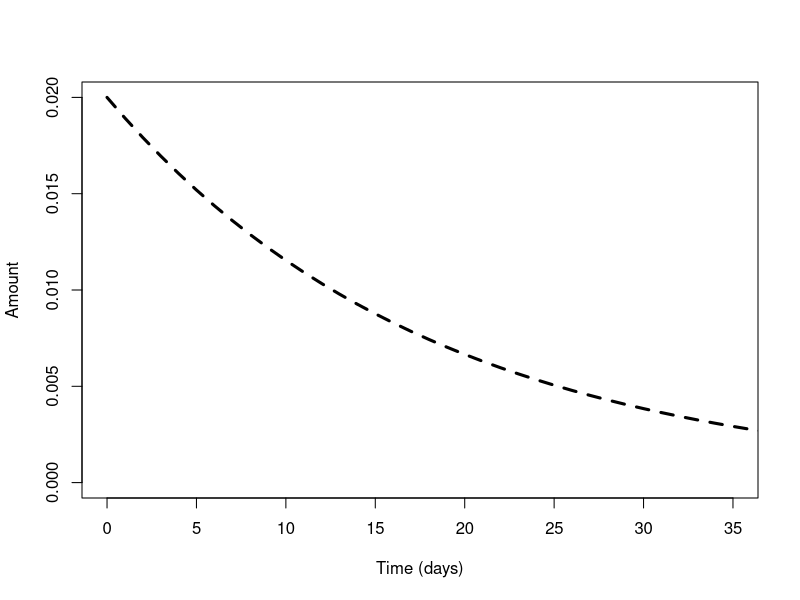
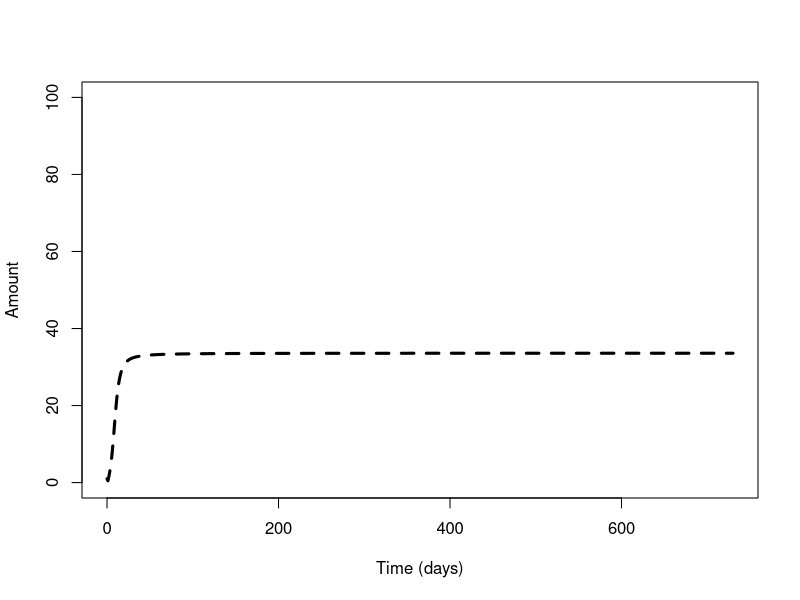
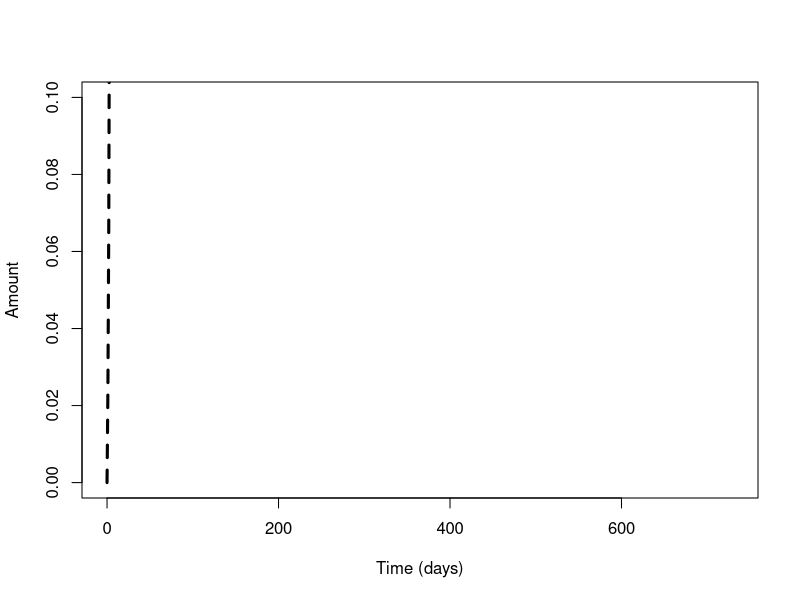
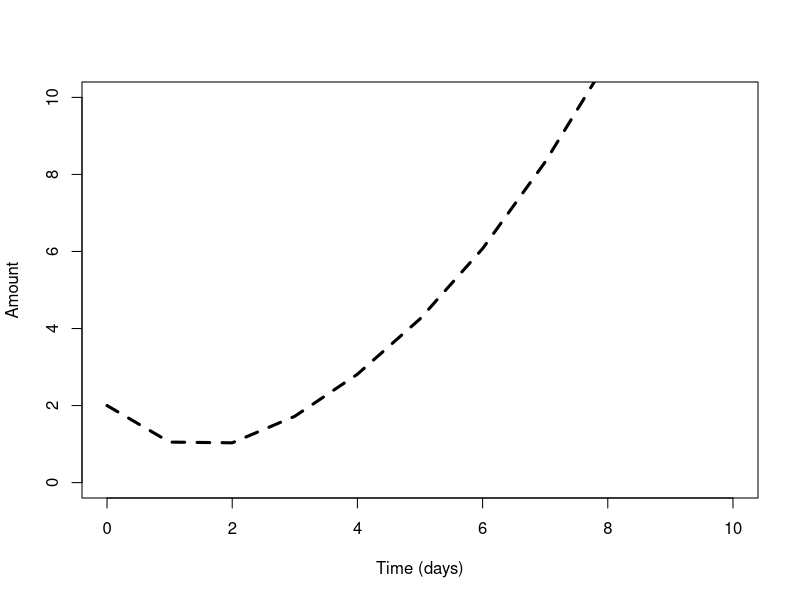
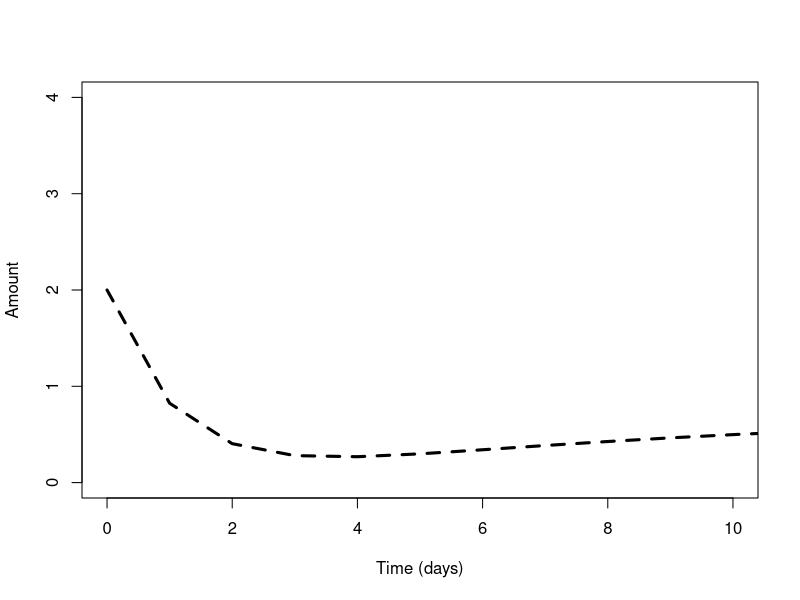
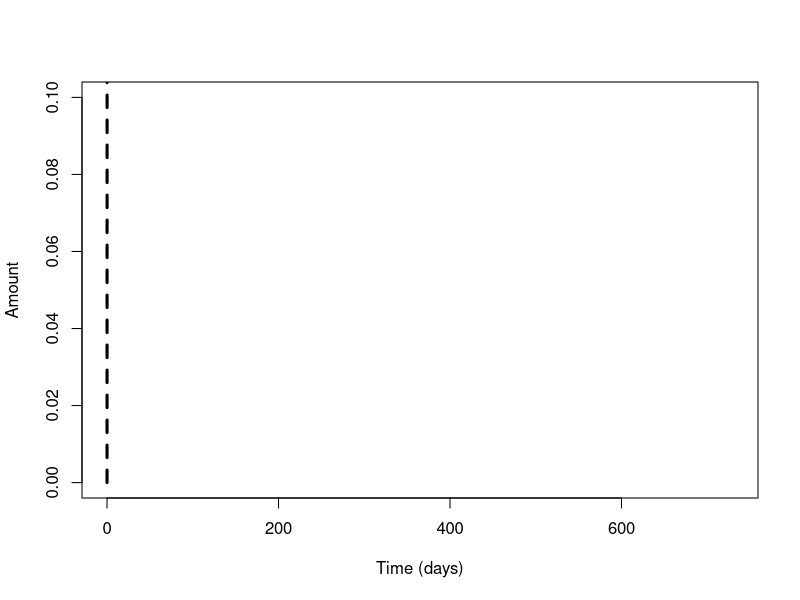
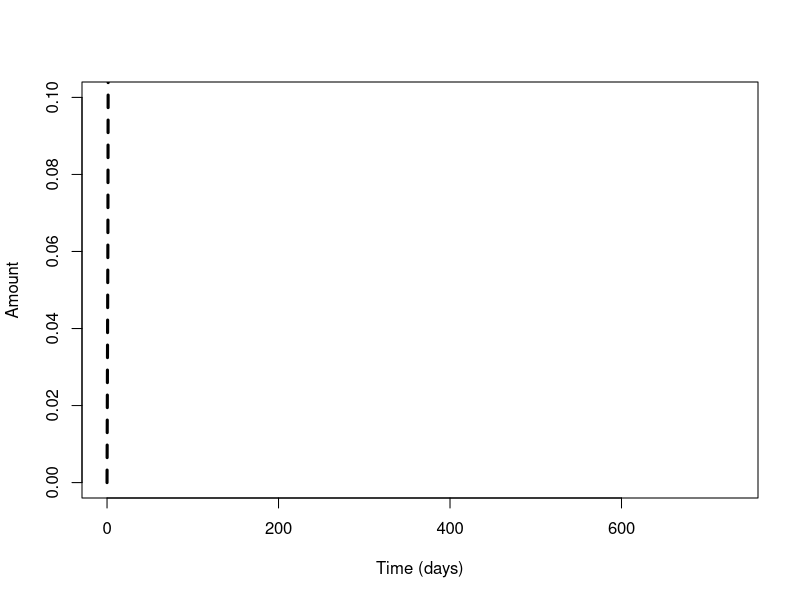
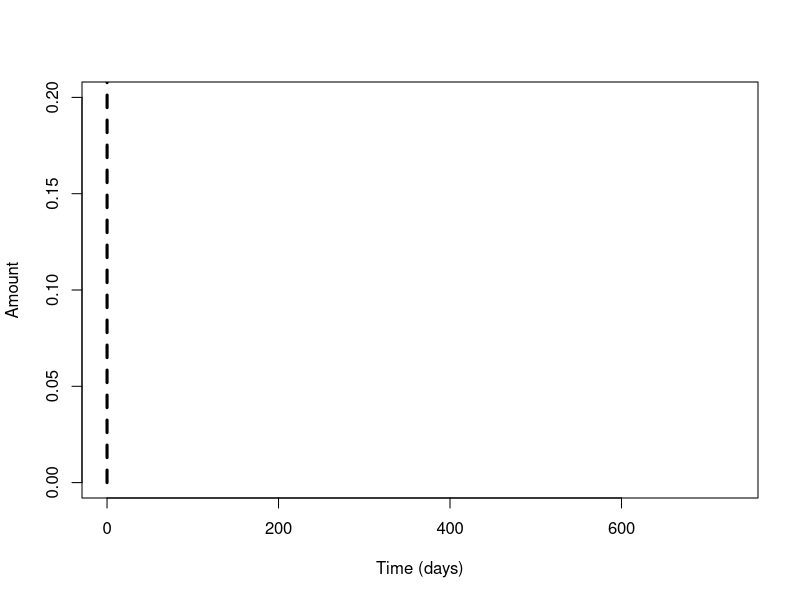

Source code (R) for these figures, in order:
# TB model in R

rm(list=ls())

# get the ODE solver
library(deSolve)

# make the function of the system
model = function (current_timepoint, state_values, parameters)
{
  # create state variables (local variables)
  Vaccine = state_values [1]       
  Makrofag = state_values [2]
  IL12 = state_values [3]
  Th0_IL12 = state_values [4]
  Th0_IL17 = state_values [5]
  Th1 = state_values [6]
  IL2 = state_values [7]
  IFNg = state_values [8]
  IFNgk = state_values [9]
  TNFa = state_values [10]
  Dendrit = state_values [11]
  IL23 = state_values [12]
  Th17 = state_values [13]
  IL17 = state_values [14]
  GranulotcytKnoglemarv = state_values[15]
  
  
  #      ifelse current_timepoint >= stop
  #      ifelse (dVaccine =  initialværdi / (- Kv_m -  Kv_d - Kv_Gk)
  # Evt. skal dødsraterne ganges på med mængden
  
 # stop = 
  
  with ( 
    as.list (parameters),     # variable names within parameters can be used 
    {
      Kv_m <- ifelse(Vaccine0 > 0.02, Kv_m.value, 0.01)
      Kv_d <- ifelse(Vaccine0 > 0.02, Kv_d.value, 0.02)

      dVaccine = - (Vaccine*Kv_m) - (Vaccine*Kv_d) - Vaccine*Kv_Gk
      dMakrofag = (Vaccine*Kv_m) + TNFa * KTNFa_m + IFNgk * KIFNgk_m/(KM_TNFa+IFNgk) - Makrofag*sigma_m
      dIL12 = Makrofag * Km_IL12 - IL12 * KIL12_Th0 - IL12*sigma_IL12
      dTh0_IL12 = Makrofag * Km_Th0 + IL12 * KIL12_Th0 - Th0_IL12 * KTh0_Th1 + IL2 * KIL2_Th0  - Th0_IL12*sigma_Th0_IL12
      dTh0_IL17 = IL23 * KIL23_Th0 - Th0_IL17 * KTh0_Th17 - Th0_IL17*sigma_Th0_IL17
      dTh1 = Th0_IL12 * KTh0_Th1 - Th1*sigma_Th1
      dIL2 = Th1 * KTh1_IL2 - IL2*sigma_IL2
      dIFNg = Th1 * KTh1_IFNg + Th17 * KTh17_IFNg + Th0_IL12 * KTh0_IL12_IFNg + IFNgk * KIFNgk_IFNg - IFNg * KIFNg_IFNgk + Th0_IL17 * KTh0_IL17_IFNg - IFNg*sigma_IFNg
      dIFNgk = - IFNgk * KIFNgk_IFNg + IFNg * KIFNg_IFNgk - IFNgk*sigma_IFNgk
      dTNFa = Makrofag * Km_TNFa - TNFa*sigma_TNFa
      dDendrit = Vaccine*Kv_d - Dendrit*sigma_d
      dIL23 = Dendrit * Kd_IL23 - IL23*sigma_IL23
      dTh17 = Th0_IL17 * KTh0_Th17 - Th17*sigma_Th17
      dIL17 = Th17 * KTh17_IL17 - IL17*sigma_IL17
      dGranulocytKnoglemarv =  Vaccine*Kv_Gk + IL17 * KIL17_Gk - GranulotcytKnoglemarv*sigma_Gk 
      
      
      
      # combine results
      results = c(dVaccine, dMakrofag, dIL12, dTh0_IL12, dTh0_IL17, dTh1, dIL2, dIFNg, dIFNgk, dTNFa, dDendrit,
                  dIL23, dTh17, dIL17, dGranulocytKnoglemarv)
      list (results)
    }
  )
}

# parameters
KTh0_IL17_IFNg.value <- 0.9
KTh0_IL12_IFNg.value <- 0.9
Kv_m.value <- 0.03
Kv_d.value <- 0.02
Kv_Gk.value <- 0.025
KTNFa_m.value <- 0.002
KIFNgk_m.value <- 100
Km_IL12.value <- 0.09
KIL12_Th0.value <- 0.9 
Km_Th0.value <- 0.9
KTh0_Th1.value <- 0.9 
KTh0_Th17.value <- 0.9
KIL23_Th0.value <- 0.9 
KIL2_Th0.value <- 0.09 
KTh1_IL2.value <- 0.09
KIFNgk_IFNg.value <- 0.9 
KTh0_IFNg.value <- .9 
KTh1_IFNg.value <- .9
KTh17_IFNg.value <- .9
KIFNg_IFNgk.value <- .9
Km_TNFa.value <- .9
Kd_IL23.value <- .09
KTh17_IL17.value <- .9
KIL17_Gk.value <- .9
sigma_m.value <- 3
sigma_IL12.value <- 0.08
sigma_Th0_IL12.value <- 0.023
sigma_Th0_IL17.value <- 0.023
sigma_Th1.value <- 0.08 #0.8
sigma_IL2.value <- 0.08
sigma_IFNg.value <- 0.08
sigma_IFNgk.value <- 0.08
sigma_TNFa.value <- 0.08
sigma_d.value <- 0.023
sigma_IL23.value <- 0.08
sigma_Th17.value <- 0.08
sigma_IL17.value <- 0.08
sigma_Gk.value <- 0.023
KM_TNFa.value <- 45

parameter.list <- c( KTh0_IL17_IFNg = KTh0_IL17_IFNg.value,Kv_m = Kv_m.value, Kv_d = Kv_d.value, Kv_Gk = Kv_Gk.value, KTNFa_m = KTNFa_m.value, 
                    KIFNgk_m = KIFNgk_m.value,Km_IL12 = Km_IL12.value, KIL12_Th0 = KIL12_Th0.value,Km_Th0 = Km_Th0.value, 
                    KTh0_Th1 = KTh0_Th1.value, KTh0_Th17 = KTh0_Th17.value, KIL23_Th0 = KIL23_Th0.value,
                    KIL2_Th0 = KIL2_Th0.value, KTh1_IL2 = KTh1_IL2.value, KIFNgk_IFNg = KIFNgk_IFNg.value, 
                    KTh0_IL12_IFNg = KTh0_IL12_IFNg.value, KTh1_IFNg = KTh1_IFNg.value, KTh17_IFNg = KTh17_IFNg.value, 
                    KIFNg_IFNgk = KIFNg_IFNgk.value, Km_TNFa = Km_TNFa.value, Kd_IL23 = Kd_IL23.value, 
                    KTh17_IL17 = KTh17_IL17.value, KIL17_Gk = KIL17_Gk.value, sigma_m = sigma_m.value,
                    sigma_IL12 = sigma_IL12.value, sigma_Th0_IL12 = sigma_Th0_IL12.value, sigma_Th1 = sigma_Th1.value,
                    sigma_IL2 = sigma_IL2.value, sigma_IFNg = sigma_IFNg.value, sigma_IFNgk = sigma_IFNgk.value,
                    sigma_TNFa = sigma_TNFa.value, sigma_d = sigma_d.value, sigma_IL23 = sigma_IL23.value,
                    sigma_Th17 = sigma_Th17.value, sigma_IL17 = sigma_IL17.value, sigma_Gk = sigma_Gk.value,
                    KM_TNFa = KM_TNFa.value, sigma_Th0_IL17 = sigma_Th0_IL17.value)

# initial values
Vaccine0 = 0.02
Makrofag0 = 1
IL120 = 0
Th0_IL12_0 = 2
Th0_IL17_0 = 2
Th10 = 0
IL20 = 0
IFNg0 = 0
IFNgk0 = 0
TNFa0 = 0
Dendrit0 = 1
IL230 = 0
Th170 = 0
IL170 = 0
GranulotcytKnoglemarv0 = 0

initial.values <- c(Vaccine = Vaccine0, Makrofag = Makrofag0, IL12 = IL120, Th0_IL12 = Th0_IL12_0, Th0_IL17 = Th0_IL17_0, Th1 = Th10, IL2 = IL20, IFNg = IFNg0, 
                    IFNgk = IFNgk0, TNFa = TNFa0, Dendrit = Dendrit0, IL23 = IL230, Th17 = Th170, IL17 = IL170, 
                    GranulotcytKnoglemarv = GranulotcytKnoglemarv0)

# Output timepoints
time.points <- seq(0,2*365,by=1)

# simulate the epidemic
output <- ode(y=initial.values,times = time.points,func = model, parms = parameter.list)

# Plot the result 
plot(Vaccine~time,data=output,type='l',lwd=3,lty=2,col='black',ylim=c(0,0.02),xlim=c(0,35),ylab='Amount',xlab='Time (days)')
plot(Makrofag~time,data=output,type='l',lwd=3,lty=2,col='black',ylim=c(0,100),ylab='Amount',xlab='Time (days)')
plot(IL12~time,data=output,type='l',lwd=3,lty=2,col='black',ylim=c(0,0.1),ylab='Amount',xlab='Time (days)')
plot(Th0_IL12~time,data=output,type='l',lwd=3,lty=2,col='black',xlim=c(0,10),ylim=c(0,10),ylab='Amount',xlab='Time (days)')
plot(Th0_IL17~time,data=output,type='l',lwd=3,lty=2,col='black',xlim=c(0,10),ylim=c(0,4),ylab='Amount',xlab='Time (days)')
plot(Th1~time,data=output,type='l',lwd=3,lty=2,col='black',ylim=c(0,0.1),ylab='Amount',xlab='Time (days)')
plot(IL2~time,data=output,type='l',lwd=3,lty=2,col='black',ylim=c(0,0.1),ylab='Amount',xlab='Time (days)')
plot(IFNg~time,data=output,type='l',lwd=3,lty=2,col='black',ylim=c(0,0.2),ylab='Amount',xlab='Time (days)')
plot(IFNgk~time,data=output,type='l',lwd=3,lty=2,col='black',ylim=c(0,0.1),ylab='Amount',xlab='Time (days)')
plot(TNFa~time,data=output,type='l',lwd=3,lty=2,col='black',ylim=c(0,0.6),ylab='Amount',xlab='Time (days)')

plot(Dendrit~time,data=output,type='l',lwd=3,lty=2,col='black',ylim=c(0,6),xlim=c(0,6),ylab='Amount',xlab='Time (days)')
plot(IL23~time,data=output,type='l',lwd=3,lty=2,col='black',ylim=c(0,0.2),ylab='Amount',xlab='Time (days)')
plot(Th17~time,data=output,type='l',lwd=3,lty=2,col='black',ylim=c(0,0.1),ylab='Amount',xlab='Time (days)')
plot(IL17~time,data=output,type='l',lwd=3,lty=2,col='black',ylim=c(0,0.01),ylab='Amount',xlab='Time (days)')
plot(GranulotcytKnoglemarv~time,data=output,type='l',lwd=3,lty=2,col='black',ylim=c(0,0.1),ylab='Amount',xlab='Time (days)')

# Herfra loades data
# DATA <- read.table("DataUdenHuller.csv", header=TRUE, sep=";", as.is=TRUE)
# 
# VaccineDATA = as.numeric(gsub(",", ".", gsub("\\.", "", DATA$H56.vacc..Dose)))
# RestimulerendeVaccineData = as.numeric(gsub(",", ".", gsub("\\.", "", DATA$H56.restim..ug.ml.)))
# IL17DATA = as.numeric(gsub(",", ".", gsub("\\.", "", DATA$mean...IL.17)))
# INFgDATA = as.numeric(gsub(",", ".", gsub("\\.", "", DATA$mean...IFNg)))
# IL2DATA= as.numeric(gsub(",", ".", gsub("\\.", "", DATA$mean...IL.2)))
# INFaDATA= as.numeric(gsub(",", ".", gsub("\\.", "", DATA$mean...TNFa)))
# 
# 
# plot(VaccineDATA,IL17DATA,xlim=c(0,50))
# plot(RestimulerendeVaccineData,IL17DATA,xlim=c(0,1))
# 
# CelleData <- read.table("Celler.csv", header=TRUE, sep=";", as.is=TRUE)
# plot(CelleData$Time..days,CelleData$Response..SFU.mill.splenocytes.)
# 
# 
# 
# 
# dose0CelleData <- CelleData[1:45,c('Time..days.','Response..SFU.mill.splenocytes.')]
# dose01CelleData <- CelleData[46:90,c('Time..days.','Response..SFU.mill.splenocytes.')]
# 
# plot(dose01CelleData$Time..days,dose01CelleData$Response..SFU.mill.splenocytes.)
